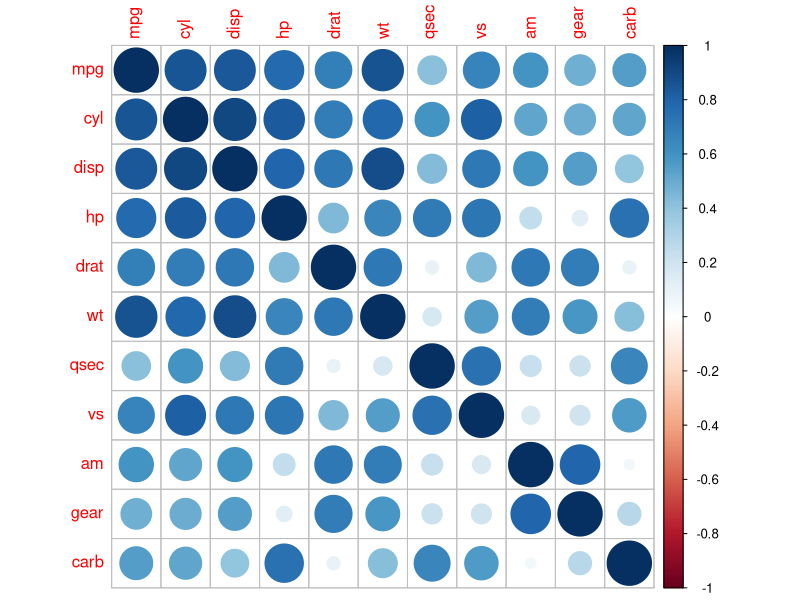
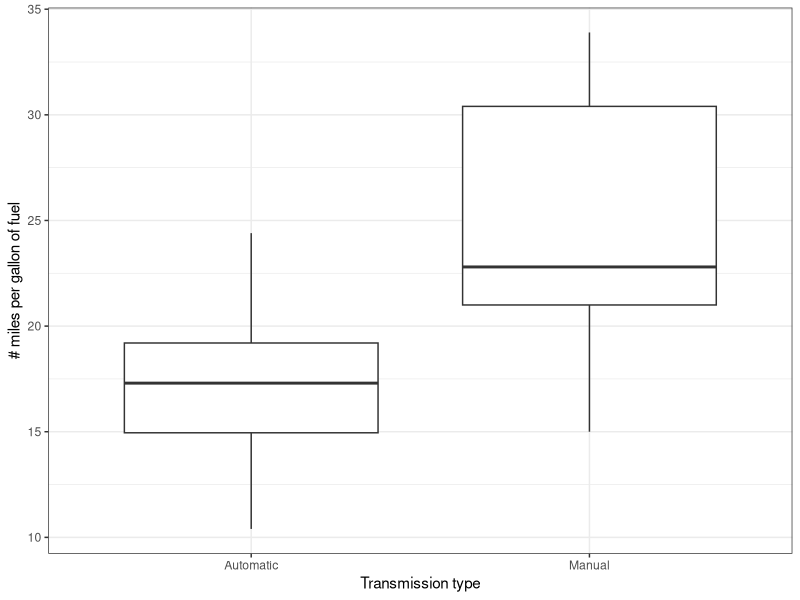
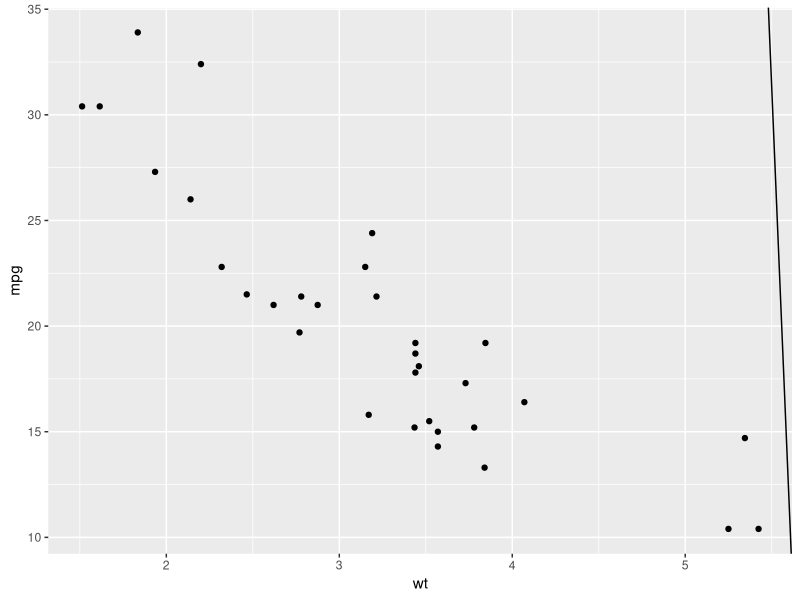

The R script that drew these images, in order:
## ---- chunk 1
data(mtcars)
## ---- chunk 2
mtcars2 <- mtcars
## ---- chunk 3
mtcars$am <- factor(mtcars$am)
levels(mtcars$am) <- c("Automatic", "Manual")

mpg_auto <- mtcars$mpg[mtcars$am == "Automatic"]
mpg_man <- mtcars$mpg[mtcars$am == "Manual"]

test <- t.test(x = mpg_man, y = mpg_auto, alternative = "greater", paired = F, var.equal = F, conf.level = .99)
print(paste("P-value for the t-test", test$p.value))
## ---- chunk 4
summ <- summary(lm(mpg ~ am, data = mtcars))
summ$r.squared
## ---- chunk 5
summ2 <- summary(lm(mpg ~ am + wt + am:(wt) + wt:qsec, data = mtcars))
summ2$coef
## ---- chunk 6
library(corrplot)

corrplot(abs(cor(mtcars2)))
## ---- chunk 7
library(ggplot2)

g <- ggplot(data = mtcars, aes(x = am, y = mpg))
g <- g + theme_bw() + xlab("Transmission type") + ylab("# miles per gallon of fuel")
g <- g + geom_boxplot()
g

## ---- chunk 8
ggplot(data = mtcars, aes(x = wt, y = mpg)) + geom_point() +  geom_abline(intercept = 28.2691, slope = I(17.85*0.2978-8.3286), col = "red") + geom_abline(intercept = I(28.2691+14.1990), slope = I(-8.6286-4.2533+17.85*0.2978))
